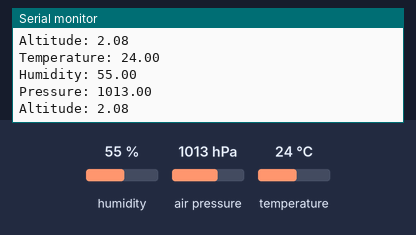
Bench run of a sketch on a simulated ESP32. Shown: the last lines printed to the serial monitor. Inputs (shaded band) come from the test bench; at power-on: humidity 55 %, air pressure 1013 hPa, temperature 24 °C. WiFi joins after 1.5 s; servers stay silent unless stated; no MQTT or app messages arrive unless stated.

Above: at 8.0 s.
8.1 s: humidity set to 22 %
At 8.8 s:
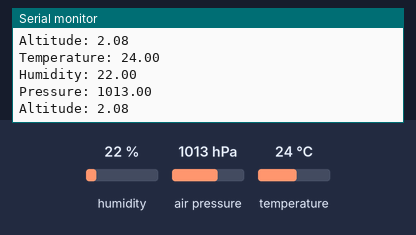
9.6 s: air pressure set to 952 hPa
At 10.3 s:
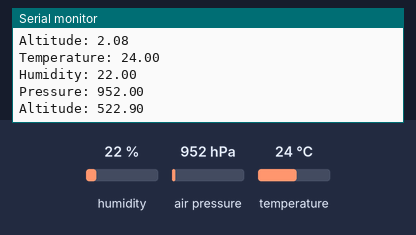

Measured:
- after the input at 8.1 s, the serial monitor: prints a new line after 0.28 s (image 1)
- after the input at 9.6 s, the serial monitor: prints a new line after 0.31 s (image 2)

The sketch:

BME280Project.ino
```cpp
#define BLYNK_TEMPLATE_ID "TMPL6hrUOrJb6"
#define BLYNK_TEMPLATE_NAME "Weather Station"
#define BLYNK_AUTH_TOKEN "CRpMYJIueVfoO3Dj9YRsES8y33fkRDUw"

#include <WiFi.h>
#include <PubSubClient.h>
#include <Wire.h>
#include <Adafruit_BME280.h>
#include <Adafruit_Sensor.h>
#include <BlynkSimpleEsp32.h>

// Replace the next variables with your SSID/Password combination
const char* ssid = "Yesyesyes";
const char* password = "AWEWEEWOO";

// Add your MQTT Broker IP address
const char* mqtt_server = "192.168.83.111";
const int mqtt_port = 1883;
const char *mqtt_user = "NULL";
const char *mqtt_password = "NULL";

WiFiClient espClient;
PubSubClient client(espClient);
long lastMsg = 0;
char msg[50];
int value = 0;

Adafruit_BME280 bme; // I2C
float temperature = 0;
float humidity = 0;

// Blynk Authentication Token
char auth[] = BLYNK_AUTH_TOKEN;

// LED Pin (using on-board LED connected to GPIO 2)
const int ledPin = 2;

void setup() {
  Serial.begin(115200);

  Blynk.begin(auth, ssid, password);

    if (!bme.begin(0x76)) {
    Serial.println("Could not find a valid BME280 sensor, check wiring!");
    while (1);
  }
  WiFi.mode(WIFI_STA);
  WiFi.begin(ssid, password);
  while (WiFi.status() != WL_CONNECTED) {
    delay(2000);
    Serial.println("Connecting to WiFi");
  }

  Serial.println("WiFi connected");

  client.setServer(mqtt_server, 1883);
  client.setCallback(callback);
  delay(2000);

  while (!client.connected()) {
    Serial.println("Connecting to MQTT...");
    if (client.connect("ESP32Client", mqtt_user, mqtt_password)) {
      Serial.println("Connected to MQTT");
      delay(3000);
    }
  }
}

void loop() {
  Blynk.run();
  if (!client.connected()) {
    reconnect();
  }
  client.loop();

  temperature = bme.readTemperature();

  char tempString[8];
  dtostrf(temperature, 1, 2, tempString);
  Serial.print("Temperature: ");
  Serial.println(tempString);
  client.publish("esp32/temperature", tempString);
  Blynk.virtualWrite(V1, temperature);

  humidity = bme.readHumidity();
  char humString[8];
  dtostrf(humidity, 1, 2, humString);
  Serial.print("Humidity: ");
  Serial.println(humString);
  client.publish("esp32/humidity", humString);
  Blynk.virtualWrite(V2, humidity);

  float pressure = bme.readPressure() / 100.0F;
  char pressureString[8];
  dtostrf(pressure, 1, 2, pressureString);
  Serial.print("Pressure: ");
  Serial.println(pressureString);
  client.publish("esp32/pressure", pressureString);
  Blynk.virtualWrite(V3, pressure);

  float seaLevelPressure = 1013.25;
  float altitude = bme.readAltitude(seaLevelPressure);
  char altitudeString[8];
  dtostrf(altitude, 1, 2, altitudeString);
  Serial.print("Altitude: ");
  Serial.println(altitudeString);
  client.publish("esp32/altitude", altitudeString);
  Blynk.virtualWrite(V4, altitude);

  if (temperature < 10 || temperature > 35) {
    // Send Blynk notification
    Blynk.logEvent("warning_temp", String("Temperature: ") + temperature);
  }
    if (humidity < 20 || humidity > 85) {
    // Send Blynk notification
    Blynk.logEvent("warning_hum", String("Humidity: ") + humidity);
  }
    if (pressure < 1010 || pressure > 1025) {
    // Send Blynk notification
    Blynk.logEvent("warning_pres", String("Pressure: ") + pressure);
  }
  // Blink the on-board LED after successfully publishing data
  digitalWrite(ledPin, HIGH);
  delay(500); // Delay for half a second
  digitalWrite(ledPin, LOW);
}

void callback(char *topic, byte *payload, unsigned int length) {
}

void reconnect() {
  while (!client.connected()) {
    Serial.print("Attempting MQTT connection...");
    if (client.connect("ESP32Client", mqtt_user, mqtt_password)) {
      Serial.println("connected");
      delay(3000);
    }
  }
}
```
